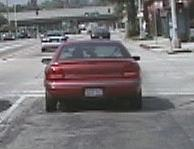
#> input picture Computer_Vision/lab03_object_recognition_code/data/data_bow/cars-training-pos/image_0001.png, 194 x 149 px; its folder holds only this picture in this run
$ python bow_main.py   (older library calls are emulated)
#> lines starting #> are read from the running program, lines starting #| are printed output that depends on the picture
import numpy as np
import cv2
import glob
import os
from sklearn.cluster import KMeans
from tqdm import tqdm


def findnn(D1, D2):
    """
    :param D1: NxD matrix containing N feature vectors of dim. D
    :param D2: MxD matrix containing M feature vectors of dim. D
    :return:
        Idx: N-dim. vector containing for each feature vector in D1 the index of the closest feature vector in D2.
        Dist: N-dim. vector containing for each feature vector in D1 the distance to the closest feature vector in D2
    """
    N = D1.shape[0]
    M = D2.shape[0]  # [k]

    # Find for each feature vector in D1 the nearest neighbor in D2
    Idx, Dist = [], []
    for i in range(N):
        minidx = 0
        mindist = np.linalg.norm(D1[i, :] - D2[0, :])
        for j in range(1, M):
            d = np.linalg.norm(D1[i, :] - D2[j, :])

            if d < mindist:
                mindist = d
                minidx = j
        Idx.append(minidx)
        Dist.append(mindist)
    return Idx, Dist


def grid_points(img, nPointsX, nPointsY, border):
    """
    :param img: input gray img, numpy array, [h, w]
    :param nPointsX: number of grids in x dimension
    :param nPointsY: number of grids in y dimension
    :param border: leave border pixels in each image dimension
    :return: vPoints: 2D grid point coordinates, numpy array, [nPointsX*nPointsY, 2]
    """
    vPoints = np.zeros((nPointsX*nPointsY, 2))  # numpy array, [nPointsX*nPointsY, 2]

    # TODO ################
    for i in range(nPointsX):
        for j in range(nPointsY):
            vPoints[i*nPointsY+j, 0] = i * (img.shape[1] - 2 * border) / (nPointsX - 1) + border
            vPoints[i*nPointsY+j, 1] = j * (img.shape[0] - 2 * border) / (nPointsY - 1) + border
    return vPoints

def gradient_magnitude(horizontal_gradient, vertical_gradient):
    horizontal_gradient = horizontal_gradient.astype(np.int32)
    vertical_gradient = vertical_gradient.astype(np.int32)
    horizontal_gradient_square = np.square(horizontal_gradient)
    vertical_gradient_square = np.square(vertical_gradient)
    sum_squares = horizontal_gradient_square + vertical_gradient_square
    grad_magnitude = np.sqrt(sum_squares)
    #print('horizontal max:', np.max(horizontal_gradient))
    #print('vertical max:', np.max(vertical_gradient))
    #print('sum min:', np.min(sum_squares))
    if np.isnan(grad_magnitude).any():
        print('help')
    return grad_magnitude

def gradient_direction(horizontal_gradient, vertical_gradient):
    grad_direction = np.arctan(vertical_gradient/(horizontal_gradient+0.00000001))
    grad_direction = np.rad2deg(grad_direction)
    grad_direction = grad_direction%180
    return grad_direction

def HOG_cell_histogram(cell_direction, cell_magnitude, hist_bins):
    HOG_cell_hist = np.zeros(shape=(hist_bins.size))
    cell_size = cell_direction.shape[0]

    for row_idx in range(cell_size):
        for col_idx in range(cell_size):
            try:
                curr_direction = cell_direction[row_idx, col_idx]
                curr_magnitude = cell_magnitude[row_idx, col_idx]
            except:
                print('help')

            diff = np.abs(curr_direction - hist_bins)

            if curr_direction < hist_bins[0]:
                first_bin_idx = 0
                second_bin_idx = hist_bins.size-1
            elif curr_direction > hist_bins[-1]:
                first_bin_idx = hist_bins.size-1
                second_bin_idx = 0
            else:
                first_bin_idx = np.where(diff == np.min(diff))[0][0]
                temp = hist_bins[[(first_bin_idx-1)%hist_bins.size, (first_bin_idx+1)%hist_bins.size]]
                temp2 = np.abs(curr_direction - temp)
                res = np.where(temp2 == np.min(temp2))[0][0]
                if res == 0 and first_bin_idx != 0:
                    second_bin_idx = first_bin_idx-1
                else:
                    second_bin_idx = first_bin_idx+1

            first_bin_value = hist_bins[first_bin_idx]
            second_bin_value = hist_bins[second_bin_idx]
            HOG_cell_hist[first_bin_idx] = HOG_cell_hist[first_bin_idx] + (np.abs(curr_direction - first_bin_value)/(180.0/hist_bins.size)) * curr_magnitude
            HOG_cell_hist[second_bin_idx] = HOG_cell_hist[second_bin_idx] + (np.abs(curr_direction - second_bin_value)/(180.0/hist_bins.size)) * curr_magnitude
    return HOG_cell_hist

def descriptors_hog(img, vPoints, cellWidth, cellHeight):
    nBins = 8
    w = cellWidth
    h = cellHeight

    grad_x = cv2.Sobel(img, cv2.CV_16S, dx=1, dy=0, ksize=1)
    grad_y = cv2.Sobel(img, cv2.CV_16S, dx=0, dy=1, ksize=1)
    grad_magnitude = gradient_magnitude(grad_x, grad_y)
    grad_direction = gradient_direction(grad_x, grad_y) % 180
    hist_bins = np.array([10,32.5,55,77.5,100,122.5,145,167.5])


    descriptors = []  # list of descriptors for the current image, each entry is one 128-d vector for a grid point
    for i in range(len(vPoints)):
        center_x = round(vPoints[i, 0])
        center_y = round(vPoints[i, 1])

        desc = []
        for cell_y in range(-2, 2):
            for cell_x in range(-2, 2):
                start_y = center_y + (cell_y) * h
                end_y = center_y + (cell_y + 1) * h

                start_x = center_x + (cell_x) * w
                end_x = center_x + (cell_x + 1) * w

                # TODO ################
                # compute the angles
                # compute the histogram

                cell_dir = grad_direction[start_y:end_y, start_x:end_x]
                cell_mag = grad_magnitude[start_y:end_y, start_x:end_x]
                if cell_dir.shape[0] != cellWidth or cell_dir.shape[1] != cellHeight:
                    print('help')
                desc = np.concatenate((desc, HOG_cell_histogram(cell_dir, cell_mag, hist_bins)))
                #desc.append(HOG_cell_histogram(cell_dir, cell_mag, hist_bins))
                #if i == 90:
                    #print('computed cell:', center_x, center_y, 'for imgae:', i)


        descriptors.append(desc)

    descriptors = np.asarray(descriptors) # [nPointsX*nPointsY, 128], descriptor for the current image (100 grid points)
    return descriptors


def create_codebook(nameDirPos, nameDirNeg, k, numiter):
    """
    :param nameDirPos: dir to positive training images
    :param nameDirNeg: dir to negative training images
    :param k: number of kmeans cluster centers
    :param numiter: maximum iteration numbers for kmeans clustering
    :return: vCenters: center of kmeans clusters, numpy array, [k, 128]
    """
#> called with nameDirPos = 'data/data_bow/cars-training-pos', nameDirNeg = 'data/data_bow/cars-training-neg', k = 30, numiter = 100
    vImgNames = sorted(glob.glob(os.path.join(nameDirPos, '*.png')))
    vImgNames = vImgNames + sorted(glob.glob(os.path.join(nameDirNeg, '*.png')))

    nImgs = len(vImgNames)

    cellWidth = 4
    cellHeight = 4
    nPointsX = 10
    nPointsY = 10
    border = 8

    vFeatures = []  # list for all features of all images (each feature: 128-d, 16 histograms containing 8 bins)
    # Extract features for all image
    for i in tqdm(range(nImgs)):
        # print('processing image {} ...'.format(i+1))
        img = cv2.imread(vImgNames[i])  # [172, 208, 3]
#> img is the input picture: shape (149, 194, 3); mean B, G, R 118.5, 116.2, 120
        img = cv2.cvtColor(img, cv2.COLOR_BGR2GRAY)  # [h, w]
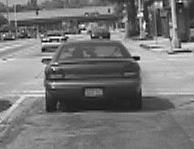
#> img: shape (149, 194); min 1, max 254, mean 117.6

        # Collect local feature points for each image, and compute a descriptor for each local feature point
        # TODO

        vPoints = grid_points(img, nPointsX, nPointsY, border)
#> vPoints = 100 pairs, first value 8 to 186, second value 8 to 141
        vFeatures.append(descriptors_hog(img, vPoints, cellWidth, cellHeight))
#> in descriptors_hog, `grad_y = cv2.Sobel(img, cv2.CV_16S, dx=0, dy=1, ksize=1)`:
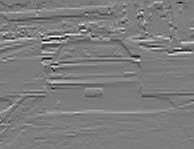
#> grad_y: shape (149, 194) int16; min -227, max 235, mean 0.1; drawn with min black and max white
#> in gradient_magnitude, `grad_magnitude = np.sqrt(sum_squares)`:
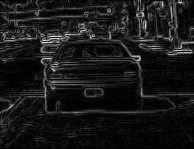
#> grad_magnitude: shape (149, 194) float64; min 0, max 237.7, mean 24.4
#> in gradient_direction, `grad_direction = np.arctan(vertical_gradient/(horizontal_gradient+0.00..`:
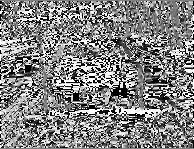
#> grad_direction: shape (149, 194) float64; min -1.57, max 1.57, mean 0.0368; drawn with min black and max white
#> in gradient_direction, `grad_direction = grad_direction%180`:
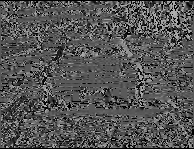
#> grad_direction: shape (149, 194) float64; min 0, max 179.6, mean 84.7
#> the loop in descriptors_hog, `for i in range(len(vPoints)):` made 100 passes
#> (center_x, center_y) on passes 1 to 12: (8, 8), (8, 23), (8, 38), (8, 52), (8, 67), (8, 82), (8, 97), (8, 111), (8, 126), (8, 141), (28, 8), (28, 23)

    vFeatures = np.asarray(vFeatures)  # [n_imgs, n_vPoints, 128]
    if np.isnan(vFeatures).any():
        print('help1----------------------------------------------------------------------------')
    vFeatures = vFeatures.reshape(-1, vFeatures.shape[-1])  # [n_imgs*n_vPoints, 128]
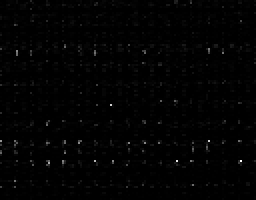
#> vFeatures: shape (100, 128) float64 (shown 2 times larger); min 0, max 7139.3, mean 84.1; drawn with min black and max white
    print('number of extracted features: ', len(vFeatures))
#| number of extracted features:  100

    if np.isnan(vFeatures).any():
            print('help2----------------------------------------------------------------------------')
    # Cluster the features using K-Means
    print('clustering ...')
    kmeans_res = KMeans(n_clusters=k, max_iter=numiter).fit(vFeatures)
    vCenters = kmeans_res.cluster_centers_  # [k, 128]
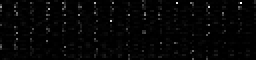
#> vCenters: shape (30, 128) float64 (shown 2 times larger); min 0, max 7139.3, mean 166.9; drawn with min black and max white
    return vCenters


def bow_histogram(vFeatures, vCenters):
    """
    :param vFeatures: MxD matrix containing M feature vectors of dim. D
    :param vCenters: NxD matrix containing N cluster centers of dim. D
    :return: histo: N-dim. numpy vector containing the resulting BoW activation histogram.
    """
    histo = np.zeros(vCenters.shape[0])  # [n]

    # TODO
    # Idx: N-dim. vector containing for each feature vector in D1 the index of the closest feature vector in D2.
    Idx, Dist = findnn(vFeatures, vCenters)
    for i in range(len(Idx)):
        histo[Idx[i]] = histo[Idx[i]] + 1
    return histo


def create_bow_histograms(nameDir, vCenters):
    """
    :param nameDir: dir of input images
    :param vCenters: kmeans cluster centers, [k, 128] (k is the number of cluster centers)
    :return: vBoW: matrix, [n_imgs, k]
    """
    vImgNames = sorted(glob.glob(os.path.join(nameDir, '*.png')))
    nImgs = len(vImgNames)

    cellWidth = 4
    cellHeight = 4
    nPointsX = 10
    nPointsY = 10
    border = 8

    # Extract features for all images in the given directory
    vBoW = []
    for i in tqdm(range(nImgs)):
        # print('processing image {} ...'.format(i + 1))
        img = cv2.imread(vImgNames[i])  # [172, 208, 3]
        img = cv2.cvtColor(img, cv2.COLOR_BGR2GRAY)  # [h, w]

        # TODO
        hist = bow_histogram(descriptors_hog(img, grid_points(img, nPointsX, nPointsY, border), cellWidth, cellHeight), vCenters)
        vBoW.append(hist)


    vBoW = np.asarray(vBoW)  # [n_imgs, k]
    return vBoW


def bow_recognition_nearest(histogram,vBoWPos,vBoWNeg):
    """
    :param histogram: bag-of-words histogram of a test image, [1, k]
    :param vBoWPos: bag-of-words histograms of positive training images, [n_imgs, k]
    :param vBoWNeg: bag-of-words histograms of negative training images, [n_imgs, k]
    :return: sLabel: predicted result of the test image, 0(without car)/1(with car)
    """

    DistPos, DistNeg = 9999999999, 9999999999

    # Find the nearest neighbor in the positive and negative sets and decide based on this neighbor
    # TODO
    for i in range(vBoWPos.shape[0]):
        d_pos = np.linalg.norm(histogram - vBoWPos[i])
        d_neg = np.linalg.norm(histogram - vBoWNeg[i])
        if d_pos < DistPos:
            DistPos = d_pos
        if d_neg < DistNeg:
            DistNeg = d_neg

    if (DistPos < DistNeg):
        sLabel = 1
    else:
        sLabel = 0
    return sLabel


if __name__ == '__main__':
    nameDirPos_train = 'data/data_bow/cars-training-pos'
    nameDirNeg_train = 'data/data_bow/cars-training-neg'
    nameDirPos_test = 'data/data_bow/cars-testing-pos'
    nameDirNeg_test = 'data/data_bow/cars-testing-neg'


    k = 30  # TODO
    numiter = 100  # TODO

    print('creating codebook ...')
    vCenters = create_codebook(nameDirPos_train, nameDirNeg_train, k, numiter)

    print('creating bow histograms (pos) ...')
    vBoWPos = create_bow_histograms(nameDirPos_train, vCenters)
#> the loop in descriptors_hog (call 2), `for i in range(len(vPoints)):` made 100 passes
#> the loop in bow_histogram, `for i in range(len(Idx)):` made 100 passes
    print('creating bow histograms (neg) ...')
    vBoWNeg = create_bow_histograms(nameDirNeg_train, vCenters)

    # test pos samples
    print('creating bow histograms for test set (pos) ...')
    vBoWPos_test = create_bow_histograms(nameDirPos_test, vCenters)  # [n_imgs, k]
    result_pos = 0
    print('testing pos samples ...')
    for i in range(vBoWPos_test.shape[0]):
        cur_label = bow_recognition_nearest(vBoWPos_test[i:(i+1)], vBoWPos, vBoWNeg)
        result_pos = result_pos + cur_label
#> (the run stopped early here; a loop or call above may not have finished)

$ run again, on Computer_Vision/lab03_object_recognition_code/data/data_bow/cars-training-pos/image_0038.png
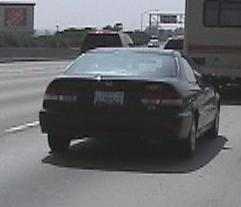
#> input picture Computer_Vision/lab03_object_recognition_code/data/data_bow/cars-training-pos/image_0038.png, 241 x 207 px
#> in create_codebook, img is the input picture: shape (207, 241, 3); mean B, G, R 106.4, 103.7, 102.2
#> img: shape (207, 241)
#> in create_codebook, `vPoints = grid_points(img, nPointsX, nPointsY, border)`: vPoints = 100 pairs, first value 8 to 233, second value 8 to 199
#> in gradient_direction, `grad_direction = grad_direction%180`:
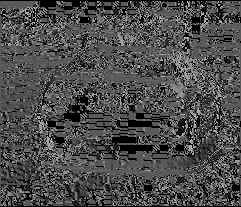
#> grad_direction: shape (207, 241) float64; min 0, max 179.6, mean 75.7
#> the loop in descriptors_hog, `for i in range(len(vPoints)):` made 100 passes
#> (center_x, center_y) on passes 1 to 8: (8, 8), (8, 29), (8, 50), (8, 72), (8, 93), (8, 114), (8, 135), (8, 157)
#| number of extracted features:  100
#> in create_codebook, `vCenters = kmeans_res.cluster_centers_`:
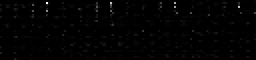
#> vCenters: shape (30, 128) float64 (shown 2 times larger); min 0, max 8350.5, mean 93.4; drawn with min black and max white
#> the loop in descriptors_hog (call 2), `for i in range(len(vPoints)):` made 100 passes
#> the loop in bow_histogram, `for i in range(len(Idx)):` made 100 passes

$ run again, on Computer_Vision/lab03_object_recognition_code/data/data_bow/cars-training-pos/image_0043.png
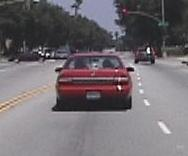
#> input picture Computer_Vision/lab03_object_recognition_code/data/data_bow/cars-training-pos/image_0043.png, 188 x 156 px
#> in create_codebook, img is the input picture: shape (156, 188, 3); mean B, G, R 112.2, 107.5, 113.4
#> img: shape (156, 188)
#> in create_codebook, `vPoints = grid_points(img, nPointsX, nPointsY, border)`: vPoints = 100 pairs, first value 8 to 180, second value 8 to 148
#> in gradient_direction, `grad_direction = grad_direction%180`:
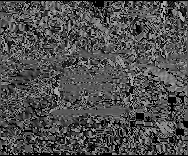
#> grad_direction: shape (156, 188) float64; min 0, max 179.6, mean 79.9
#> the loop in descriptors_hog, `for i in range(len(vPoints)):` made 100 passes
#> (center_x, center_y) on passes 1 to 8: (8, 8), (8, 24), (8, 39), (8, 55), (8, 70), (8, 86), (8, 101), (8, 117)
#| number of extracted features:  100
#> in create_codebook, `vCenters = kmeans_res.cluster_centers_`:
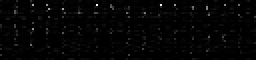
#> vCenters: shape (30, 128) float64 (shown 2 times larger); min 0, max 5219.8, mean 102.3; drawn with min black and max white
#> the loop in descriptors_hog (call 2), `for i in range(len(vPoints)):` made 100 passes
#> the loop in bow_histogram, `for i in range(len(Idx)):` made 100 passes

$ run again, on Computer_Vision/lab03_object_recognition_code/data/data_bow/cars-training-pos/image_0046.png
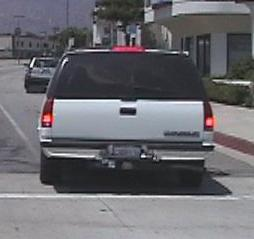
#> input picture Computer_Vision/lab03_object_recognition_code/data/data_bow/cars-training-pos/image_0046.png, 254 x 239 px
#> in create_codebook, img is the input picture: shape (239, 254, 3); mean B, G, R 111.7, 106.5, 107.2
#> img: shape (239, 254)
#> in create_codebook, `vPoints = grid_points(img, nPointsX, nPointsY, border)`: vPoints = 100 pairs, first value 8 to 246, second value 8 to 231
#> the loop in descriptors_hog, `for i in range(len(vPoints)):` made 100 passes
#> (center_x, center_y) on passes 1 to 8: (8, 8), (8, 33), (8, 58), (8, 82), (8, 107), (8, 132), (8, 157), (8, 181)
#| number of extracted features:  100
#> in create_codebook, `vCenters = kmeans_res.cluster_centers_`:
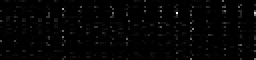
#> vCenters: shape (30, 128) float64 (shown 2 times larger); min 0, max 6717.1, mean 120.3; drawn with min black and max white
#> the loop in descriptors_hog (call 2), `for i in range(len(vPoints)):` made 100 passes
#> the loop in bow_histogram, `for i in range(len(Idx)):` made 100 passes
